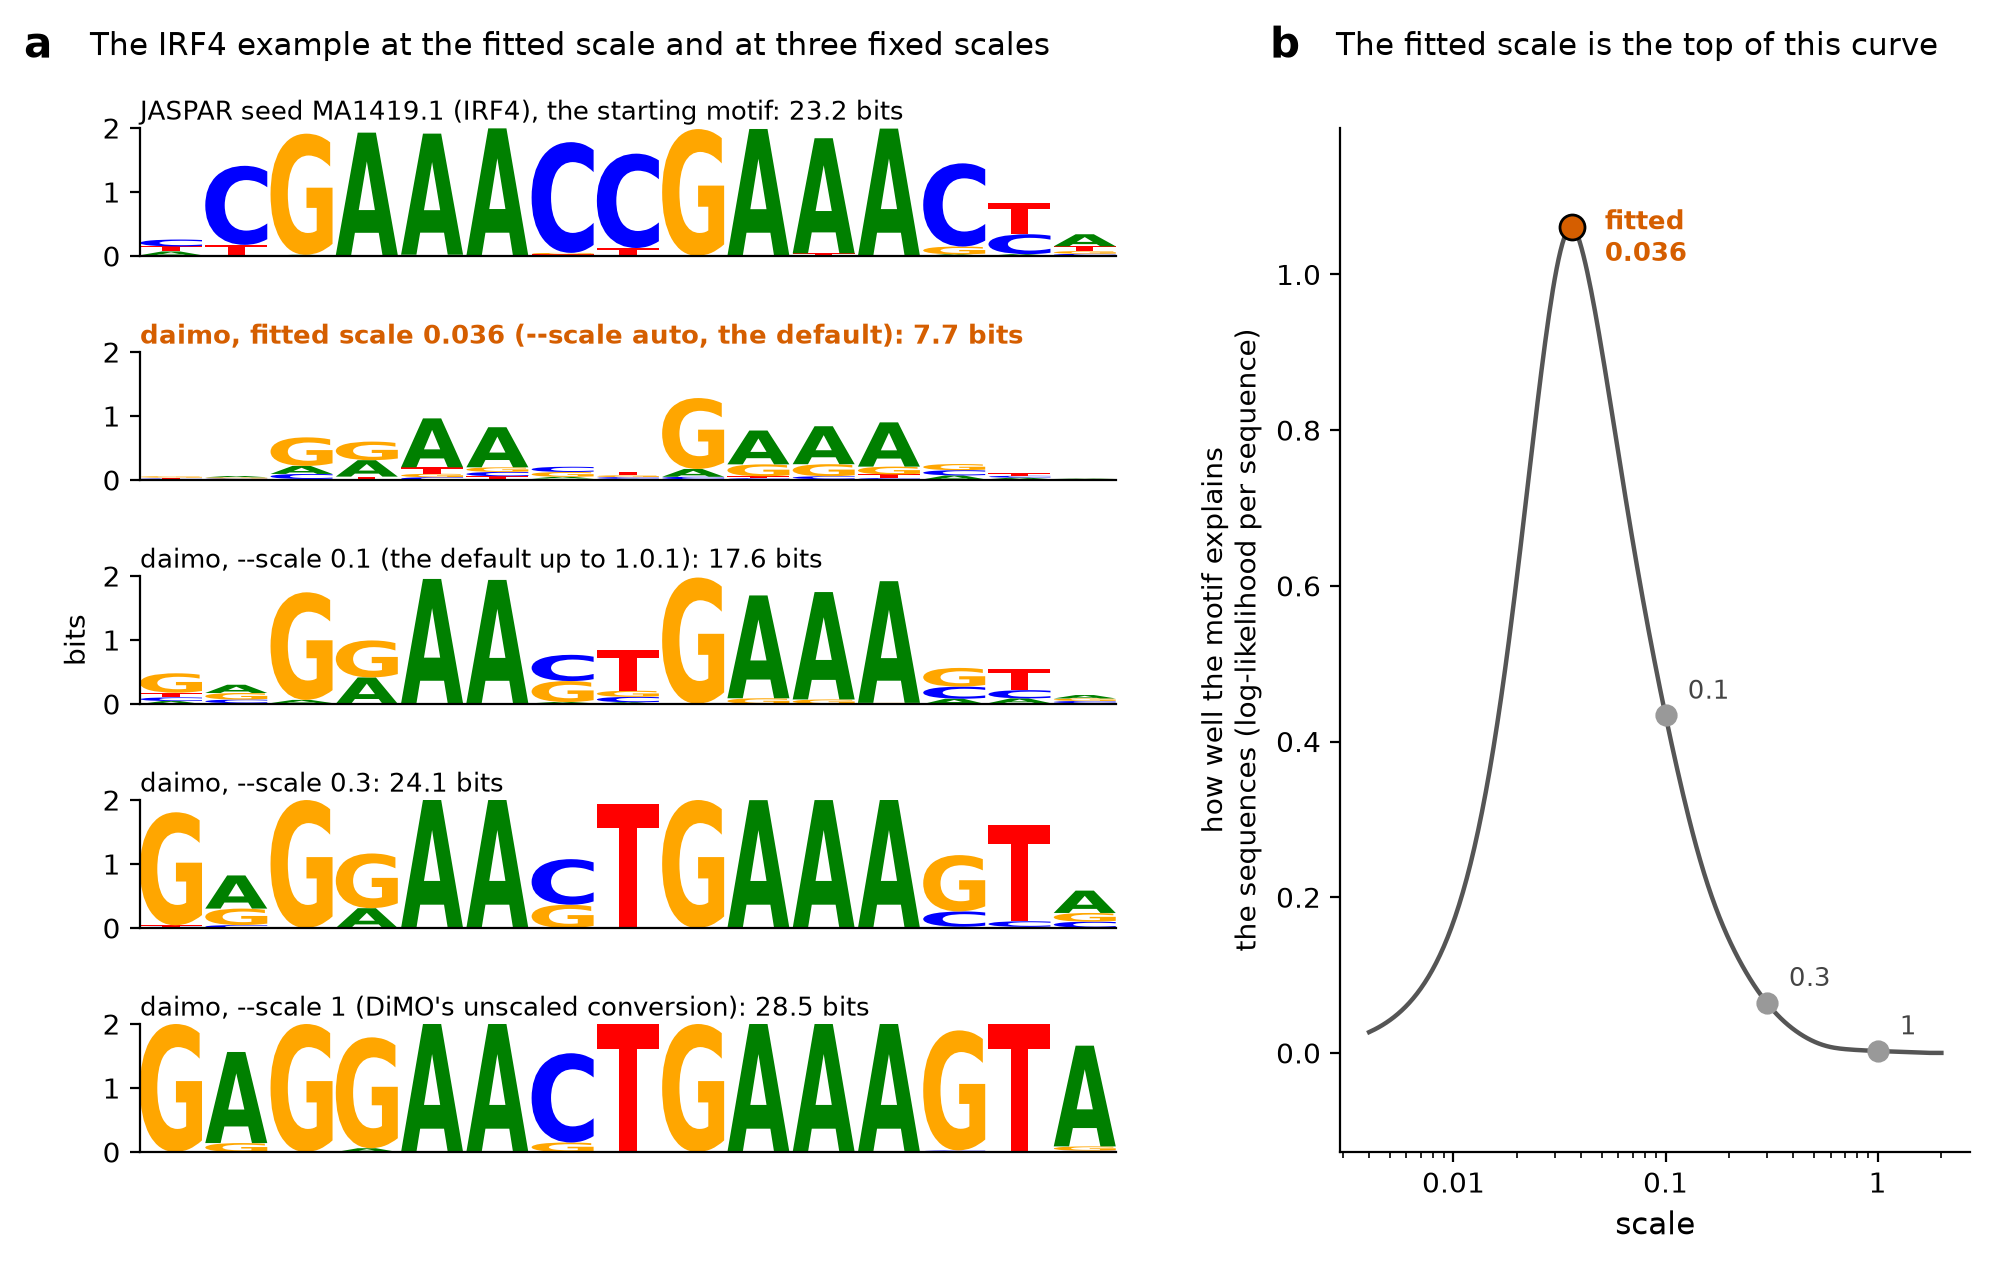

Reproduce this figure in Python.
"""Draw docs/scale.png: what the scale does to the frequency matrix.

Optimizes the IRF4 example on the first 1,000 sequences of each file (as -d),
on the CPU (a minute or two), then draws the motif at the fitted scale and at three fixed ones, and the
likelihood that fit_scale maximizes as a function of the scale.

Needs matplotlib, pandas and logomaker besides daimo. From the root of the
repository:

    python docs/scale.py
"""

import os
import sys

import logomaker
import matplotlib
import numpy as np
import pandas as pd
import torch
from Bio import motifs

matplotlib.use("Agg")
import matplotlib.pyplot as plt  # noqa: E402

ROOT = os.path.dirname(os.path.dirname(os.path.abspath(__file__)))
sys.path.insert(0, ROOT)

import daimo.damo  # noqa: E402
from daimo.damo import (_composition, _golden_max, _one_hot, damo,  # noqa: E402
                        fit_scale, pwm_to_pfm)
from daimo.io import read_sequences  # noqa: E402

POSITIVES = os.path.join(ROOT, "examples", "positive_seqs.fa.gz")
NEGATIVES = os.path.join(ROOT, "examples", "negative_seqs.fa.gz")
SEED_MOTIF = os.path.join(ROOT, "examples", "MA1419.1.jaspar")
FIXED_SCALES = (0.1, 0.3, 1.0)
FITTED_COLOR = "#D55E00"


def likelihood_curve(pwm, positive_seqs, negative_seqs):
    """
    The log-likelihood per sequence that fit_scale maximizes.

    Same model as fit_scale, for sequences without N and all of one length.

    Returns:
        Function of the scale.
    """
    width = pwm.shape[1]
    weights = pwm - pwm.mean(axis=0, keepdims=True)
    log_bg = np.log(_composition(negative_seqs))
    kernels = torch.from_numpy(np.stack([
        weights, weights[::-1, ::-1].copy(),
        np.repeat(log_bg[:, None], width, 1)]).astype(np.float32))
    out = torch.nn.functional.conv1d(_one_hot(positive_seqs), kernels)
    out = out.double().numpy()
    raw, bg = out[:, :2], out[:, 2]

    def log_likelihood(scale):
        log_z = np.log(np.exp(scale * weights).sum(axis=0)).sum()
        a = (scale * raw - log_z - bg[:, None, :]).reshape(len(raw), -1)
        top = a.max(axis=1, keepdims=True)
        m = (top + np.log(np.exp(a - top).sum(axis=1, keepdims=True)))[:, 0] \
            - np.log(a.shape[1])

        return _golden_max(
            lambda t: np.logaddexp(-np.logaddexp(0, t),
                                   -np.logaddexp(0, -t) + m).sum(),
            -12.0, 12.0)[1] / len(raw)

    return log_likelihood


def information(pfm):
    """Height of each base in a logo: frequency times the bits of its column."""
    return pfm * (pfm * np.log2(4 * np.clip(pfm, 1e-12, 1))).sum(axis=0)


def main(output_file):
    # On the CPU, so that the figure does not depend on the device: a GPU
    # ends at slightly different weights (and at about the same fitted bits)
    daimo.damo._get_device = lambda: "cpu"
    pwm = damo(POSITIVES, NEGATIVES, SEED_MOTIF, debugging=True)
    positives, negatives = (
        [str(record.seq).upper() for record in read_sequences(file, True)]
        for file in (POSITIVES, NEGATIVES))
    scale = fit_scale(pwm, positives, negatives)
    log_likelihood = likelihood_curve(pwm, positives, negatives)

    with open(SEED_MOTIF) as handle:
        counts = motifs.read(handle, "jaspar").counts
    seed = np.array([counts[base] for base in "ACGT"], float)
    seed /= seed.sum(axis=0)

    rows = [("JASPAR seed MA1419.1 (IRF4), the starting motif", seed),
            (f"daimo, fitted scale {scale:.3f} (--scale auto, the default)",
             pwm_to_pfm(pwm, scale)),
            ("daimo, --scale 0.1 (the default up to 1.0.1)",
             pwm_to_pfm(pwm, 0.1)),
            ("daimo, --scale 0.3", pwm_to_pfm(pwm, 0.3)),
            ("daimo, --scale 1 (DiMO's unscaled conversion)",
             pwm_to_pfm(pwm, 1.0))]

    fig = plt.figure(figsize=(10, 6.4), dpi=200)
    grid = fig.add_gridspec(len(rows), 2, width_ratios=[1.55, 1], hspace=0.75,
                            wspace=0.28, left=0.07, right=0.985, top=0.9,
                            bottom=0.1)

    # a: the logos
    for i, (title, pfm) in enumerate(rows):
        ax = fig.add_subplot(grid[i, 0])
        heights = information(pfm)
        logomaker.Logo(pd.DataFrame(heights.T, columns=list("ACGT")), ax=ax,
                       color_scheme="classic")
        ax.set_ylim(0, 2)
        ax.set_yticks([0, 1, 2])
        ax.set_xticks([])
        ax.spines[["top", "right"]].set_visible(False)
        fitted = i == 1
        ax.set_title(f"{title}: {heights.sum():.1f} bits", loc="left",
                     fontsize=9.5, pad=3,
                     color=FITTED_COLOR if fitted else "black",
                     fontweight="bold" if fitted else "normal")
        if i == 2:
            ax.set_ylabel("bits")
        print(f"{title}: {heights.sum():.1f} bits")

    # b: the likelihood as a function of the scale
    ax = fig.add_subplot(grid[:, 1])
    scales = np.geomspace(0.004, 2, 300)
    ax.plot(scales, [log_likelihood(s) for s in scales], color="#555555",
            lw=1.6)
    for s in FIXED_SCALES:
        ax.plot(s, log_likelihood(s), "o", color="#999999", ms=7)
        ax.annotate(f"{s:g}", (s, log_likelihood(s)), xytext=(8, 6),
                    textcoords="offset points", color="#444444", fontsize=9.5)
    ax.plot(scale, log_likelihood(scale), "o", color=FITTED_COLOR,
            mec="black", ms=9, zorder=5)
    ax.annotate(f"fitted\n{scale:.3f}", (scale, log_likelihood(scale)),
                xytext=(12, -4), textcoords="offset points",
                color=FITTED_COLOR, fontweight="bold", fontsize=9.5,
                va="center")
    ax.set_xscale("log")
    ax.set_xticks([0.01, 0.1, 1])
    ax.set_xticklabels(["0.01", "0.1", "1"])
    top = log_likelihood(scale)
    ax.set_ylim(-0.12 * top, 1.12 * top)
    ax.set_xlabel("scale", fontsize=11)
    ax.set_ylabel("how well the motif explains\n"
                  "the sequences (log-likelihood per sequence)", fontsize=10)
    ax.spines[["top", "right"]].set_visible(False)

    fig.text(0.012, 0.955, "a", fontsize=15, fontweight="bold")
    fig.text(0.045, 0.957, "The IRF4 example at the fitted scale and at three "
             "fixed scales", fontsize=11)
    fig.text(0.635, 0.955, "b", fontsize=15, fontweight="bold")
    fig.text(0.668, 0.957, "The fitted scale is the top of this curve",
             fontsize=11)
    fig.savefig(output_file, facecolor="white")


if __name__ == "__main__":
    main(os.path.join(ROOT, "docs", "scale.png"))
